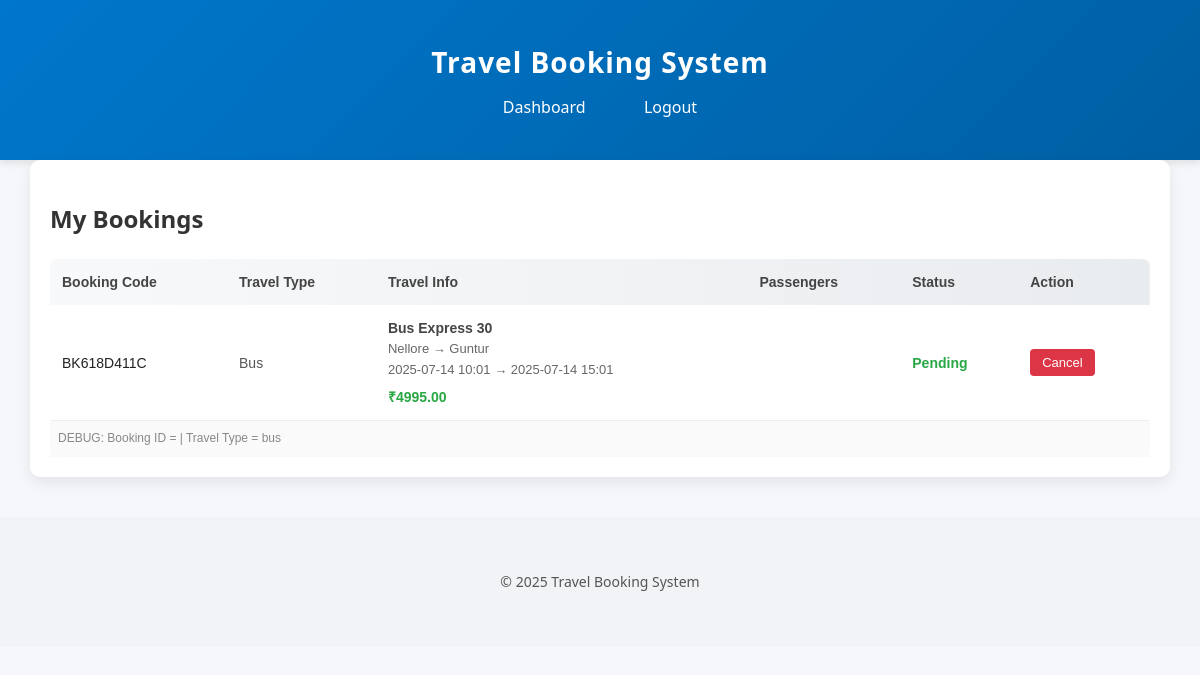
The page /my_bookings/ (signed in) on the database as committed earlier.
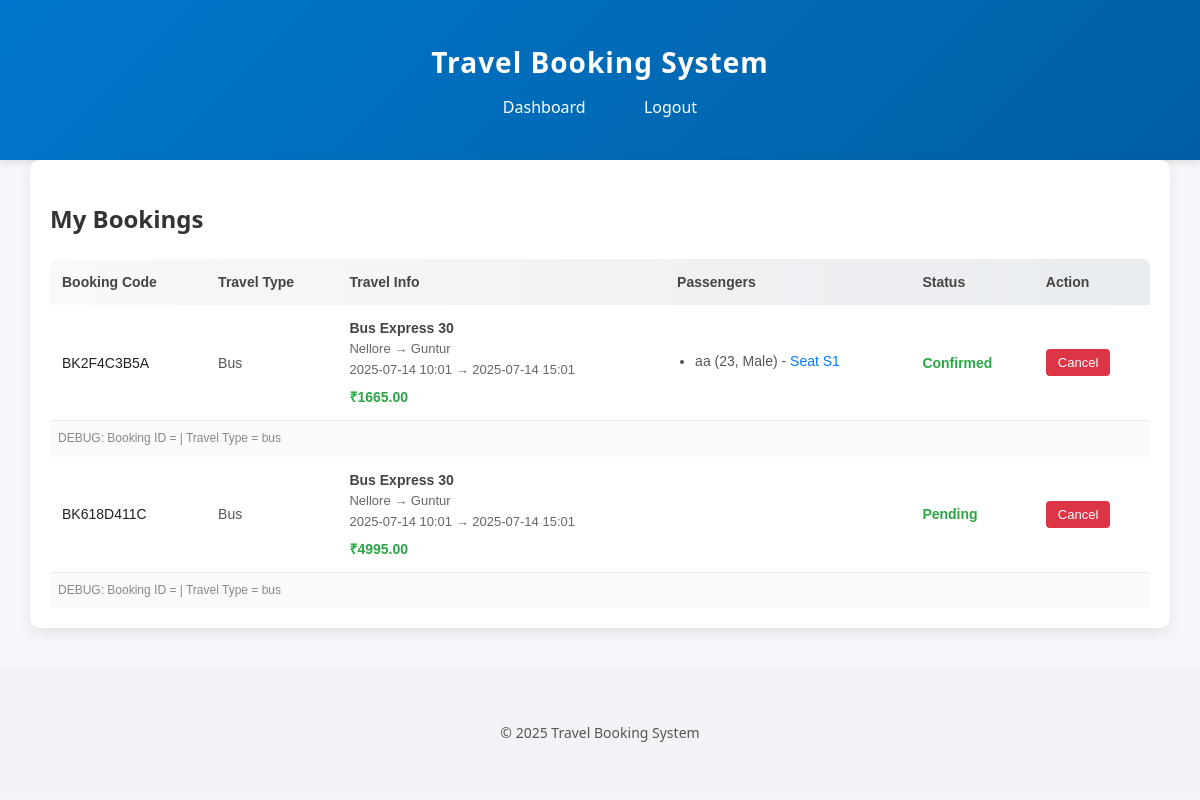
The same page on the database as committed later.
### core/models/booking.py (models this page shows, shortened)
class Booking(models.Model):
    TRAVEL_TYPE_CHOICES = [
        ('flight', 'Flight'),
        ('train', 'Train'),
        ('bus', 'Bus'),
    ]
    STATUS_CHOICES = [
        ('Confirmed', 'Confirmed'),
        ('Cancelled', 'Cancelled'),
    ]
    booking_id = models.AutoField(primary_key=True)
    booking_code = models.CharField(max_length=20, unique=True, db_index=True, blank=True)
    user = models.ForeignKey(settings.AUTH_USER_MODEL, on_delete=models.CASCADE)
    travel_type = models.CharField(max_length=10, choices=TRAVEL_TYPE_CHOICES)
    travel_flight = models.ForeignKey(Flight, null=True, blank=True, on_delete=models.SET_NULL)
    travel_train = models.ForeignKey(Train, null=True, blank=True, on_delete=models.SET_NULL)
    travel_bus = models.ForeignKey(Bus, null=True, blank=True, on_delete=models.SET_NULL)
    booking_date = models.DateTimeField(auto_now_add=True)
    number_of_seats = models.PositiveIntegerField()
    total_price = models.DecimalField(max_digits=10, decimal_places=2)
    status = models.CharField(max_length=20, choices=STATUS_CHOICES, default='Confirmed')
    def get_travel_option(self):
        if self.travel_type == 'flight':
            return self.travel_flight
        elif self.travel_type == 'train':
            return self.travel_train
        elif self.travel_type == 'bus':
            return self.travel_bus
        return None
    class Meta:
        indexes = [
            models.Index(fields=['booking_code']),
        ]

### core/models/bus.py (models this page shows, shortened)
class Bus(models.Model):
    travel_id = models.CharField(max_length=20, unique=True)
    name = models.CharField(max_length=100)  # Bus Operator
    source = models.CharField(max_length=100)
    destination = models.CharField(max_length=100)
    departure_time = models.DateTimeField()
    arrival_time = models.DateTimeField()
    total_seats = models.IntegerField()
    available_seats = models.IntegerField()
    price = models.DecimalField(max_digits=10, decimal_places=2)

### core/models/passenger.py (models this page shows, shortened)
class Passenger(models.Model):
    booking = models.ForeignKey(Booking, on_delete=models.CASCADE, related_name='passengers')
    name = models.CharField(max_length=100)
    age = models.IntegerField()
    gender = models.CharField(max_length=10)
    seat_number = models.CharField(max_length=10)
    class Meta:
        unique_together = ('seat_number', 'booking')

### core/views/user_views.py (the view)
# urls.py: path('my_bookings/', user_views.my_bookings, name='my_bookings'),
@login_required
def my_bookings(request):
    bookings = Booking.objects.filter(user=request.user).order_by('-booking_date')
    return render(request, 'user/my_bookings.html', {'bookings': bookings})

### core/templates/user/my_bookings.html
{% extends 'base.html' %}
{% block content %}
<h2 style="margin-bottom: 20px; font-size: 24px; color: #333; font-weight: 600;">My Bookings</h2>
<div style="overflow-x: auto;">
    <table style="width: 100%; border-collapse: collapse; font-family: Arial, sans-serif; font-size: 14px; box-shadow: 0 2px 8px rgba(0,0,0,0.05); border-radius: 8px; overflow: hidden;">
        <thead>
            <tr style="background: linear-gradient(90deg, #f8f9fa, #e9ecef); text-align: left; font-weight: bold; color: #444;">
                <th style="padding: 12px;">Booking Code</th>
                <th style="padding: 12px;">Travel Type</th>
                <th style="padding: 12px;">Travel Info</th>
                <th style="padding: 12px;">Passengers</th>
                <th style="padding: 12px;">Status</th>
                <th style="padding: 12px;">Action</th>
            </tr>
        </thead>
        <tbody>
            {% for booking in bookings %}
            <tr style="border-bottom: 1px solid #eee; transition: background 0.2s;">
                <td style="padding: 12px; font-weight: 500; color: #222;">{{ booking.booking_code }}</td>
                <td style="padding: 12px; text-transform: capitalize; color: #555;">{{ booking.travel_type }}</td>
                <td style="padding: 12px; color: #444;">
                    {% with booking.get_travel_option as travel %}
                        <div><strong>{{ travel.name }}</strong></div>
                        <div style="color: #666; font-size: 13px;">{{ travel.source }} → {{ travel.destination }}</div>
                        <div style="color: #666; font-size: 13px;">{{ travel.departure_time|date:"Y-m-d H:i" }} → {{ travel.arrival_time|date:"Y-m-d H:i" }}</div>
                        <div style="margin-top: 5px; font-weight: bold; color: #28a745;">₹{{ booking.total_price }}</div>
                    {% endwith %}
                </td>
                <td style="padding: 12px; color: #555;">
                    <ul style="margin: 0; padding-left: 18px;">
                        {% for passenger in booking.passengers.all %}
                           <li style="margin-bottom: 4px;">{{ passenger.name }} ({{ passenger.age }}, {{ passenger.gender }}) - <span style="color:#007bff;">Seat {{ passenger.seat_number }}</span></li>
                        {% endfor %}
                    </ul>
                </td>
                <td style="padding: 12px; font-weight: 600; color: {% if booking.status == 'Cancelled' %}#dc3545{% else %}#28a745{% endif %};">
                    {{ booking.status }}
                </td>
                <td style="padding: 12px;">
                    {% if booking.status != "Cancelled" and booking.booking_id %}
                        <a href="{% url 'cancel_booking' booking.booking_id %}" style="padding: 6px 12px; background: #dc3545; color: white; text-decoration: none; border-radius: 4px; font-size: 13px; transition: background 0.2s;" onmouseover="this.style.background='#b02a37'" onmouseout="this.style.background='#dc3545'">
                            Cancel
                        </a>
                    {% else %}
                        <span style="color: gray; font-size: 13px;">Already Cancelled</span>
                    {% endif %}
                </td>
            </tr>
            <tr style="background: #fafafa; font-size: 12px;">
                <td colspan="6" style="padding: 8px; color: #888;">
                    DEBUG: Booking ID = {{ booking.id }} | Travel Type = {{ booking.travel_type }}
                </td>
            </tr>
            {% empty %}
            <tr>
                <td colspan="6" style="text-align: center; padding: 20px; color: #777;">No bookings found.</td>
            </tr>
            {% endfor %}
        </tbody>
    </table>
</div>
{% endblock %}

### core/templates/base.html (shortened to what this page needs)
{% load static %}
<!DOCTYPE html>
<html lang="en">
<head>
    <link rel="stylesheet" href="{% static 'css/style.css' %}">
</head>
<body>
    <header>
        <div class="container">
            <h1>Travel Booking System</h1>
            <nav>
                {% if request.path != '/' and request.path != '/login/' and request.path != '/register/' %}
                    {% if user.is_authenticated %}
                        <a href="{% url 'user_dashboard' %}">Dashboard</a>
                        <a href="{% url 'logout' %}">Logout</a>
                    {% else %}
                        <a href="{% url 'login' %}">Login</a>
                        <a href="{% url 'register' %}">Register</a>
                    {% endif %}
                {% endif %}
            </nav>
        </div>
    </header>
    <main class="container">
        {% block content %}{% endblock %}
    </main>
    <footer>
        <div class="container">
            <p>&copy; 2025 Travel Booking System</p>
        </div>
    </footer>
</body>
</html>

### static/css/style.css (style rules this page uses)
body { margin: 0; font-family: 'Segoe UI', sans-serif; background-color: #f5f7fa; color: #333; line-height: 1.6; }
.container { max-width: 1100px; margin: auto; padding: 20px; }
header { background: linear-gradient(135deg, #0077cc, #005fa3); color: white; padding: 20px 0; box-shadow: 0 3px 8px rgba(0, 0, 0, 0.1); }
header h1 { margin: 0; text-align: center; font-weight: bold; font-size: 28px; letter-spacing: 1px; }
nav { text-align: center; margin-top: 10px; }
nav a { color: white; margin: 0 15px; text-decoration: none; font-weight: 500; transition: all 0.3s ease; padding: 6px 12px; border-radius: 4px; }
main { background: white; padding: 30px; margin-top: 30px; border-radius: 10px; box-shadow: 0 6px 15px rgba(0, 0, 0, 0.08); }
footer { text-align: center; font-size: 14px; padding: 20px; margin-top: 40px; background: #f1f3f6; color: #555; }

Rows that differ between the two databases and show on the page:
added Booking: booking_code "BK2F4C3B5A", travel_type "Bus", get_travel_option.name "Bus Express 30", get_travel_option.source "Nellore", get_travel_option.destination "Guntur", get_travel_option.departure_time "2025-07-14 10:01", get_travel_option.arrival_time "2025-07-14 15:01", total_price "1665.00", status "Confirmed", shows "Cancel", travel_type "bus"
added Passenger: name "aa", age "23", gender "Male", seat_number "S1"
